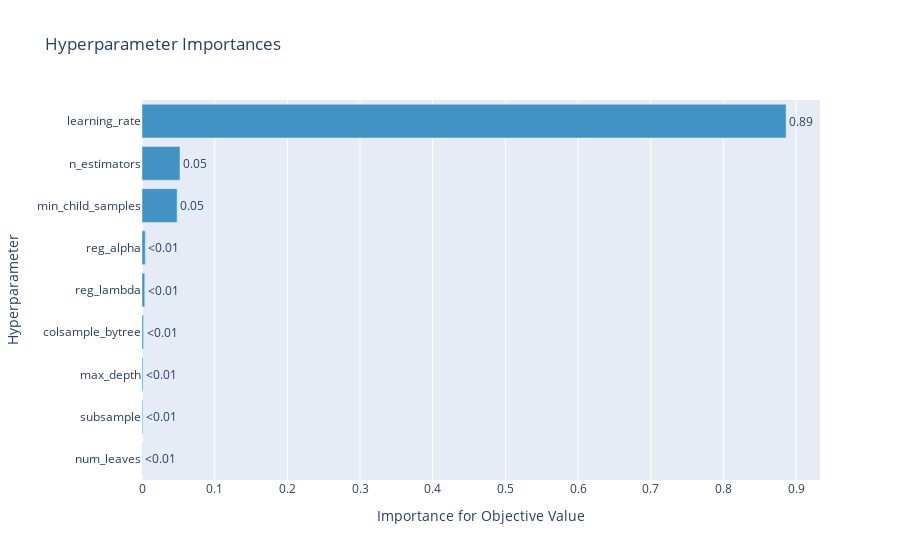

Here is the notebook cell this chart was saved with:
### Code cell
optuna.visualization.plot_param_importances(study)

### Figure 1 — Plotly figure (JSON) as saved in the notebook; plotly's stock layout.template omitted (floating-point values rounded to 4 significant figures)
{"data": [{"cliponaxis": false, "hovertemplate": ["num_leaves (IntDistribution): 0.0003656172896456248<extra></extra>", "subsample (FloatDistribution): 0.001062639296864675<extra></extra>", "max_depth (IntDistribution): 0.0013337047625699883<extra></extra>", "colsample_bytree (FloatDistribution): 0.002110945874273196<extra></extra>", "reg_lambda (FloatDistribution): 0.0037644417064689193<extra></extra>", "reg_alpha (FloatDistribution): 0.004447412795310762<extra></extra>", "min_child_samples (IntDistribution): 0.04834017389178657<extra></extra>", "n_estimators (IntDistribution): 0.052298766244874055<extra></extra>", "learning_rate (FloatDistribution): 0.8862762981382062<extra></extra>"], "marker": {"color": "rgb(66,146,198)"}, "orientation": "h", "text": ["<0.01", "<0.01", "<0.01", "<0.01", "<0.01", "<0.01", "0.05", "0.05", "0.89"], "textposition": "outside", "type": "bar", "x": [0.0003656, 0.001063, 0.001334, 0.002111, 0.003764, 0.004447, 0.04834, 0.0523, 0.8863], "y": ["num_leaves", "subsample", "max_depth", "colsample_bytree", "reg_lambda", "reg_alpha", "min_child_samples", "n_estimators", "learning_rate"]}], "layout": {"showlegend": false, "title": {"text": "Hyperparameter Importances"}, "xaxis": {"title": {"text": "Importance for Objective Value"}}, "yaxis": {"title": {"text": "Hyperparameter"}}}}
